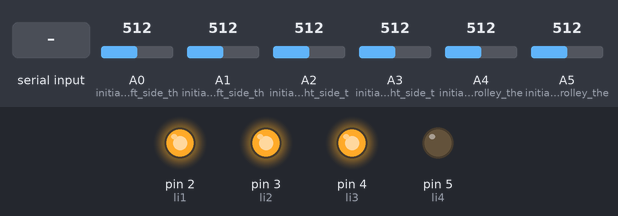
Recording of a sketch running on a simulated Arduino Mega 2560, built with avr-gcc and run on an emulated ATmega2560. On the bench: output pins drawn as LEDs (lit = HIGH). The test bench sets the inputs (shaded band); at power-on: A0 (initializing_left_side_th) = 512, A1 (initializing_left_side_th) = 512, A2 (initializing_right_side_t) = 512, A3 (initializing_right_side_t) = 512, A4 (initializing_trolley_the) = 512, A5 (initializing_trolley_the) = 512. No radio packets arrive unless stated; what the sketch prints to the serial monitor is not drawn.

Above: at 1.8 s.
1.9 s: "s" received over Serial
At 2.5 s:
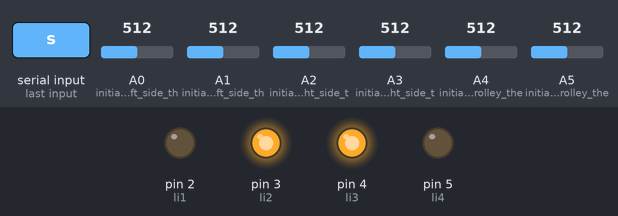
3.5 s: byte 100 ('d') received over Serial
At 5.2 s:
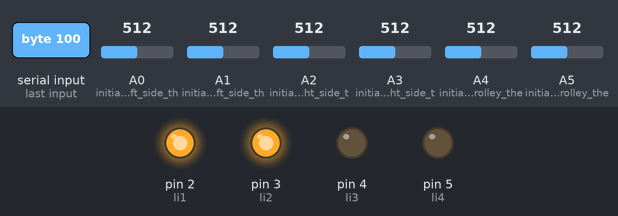
5.5 s: "b" received over Serial
At 7.1 s:
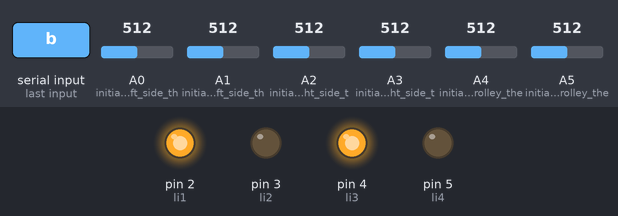
7.5 s: "w" received over Serial
At 8.8 s:
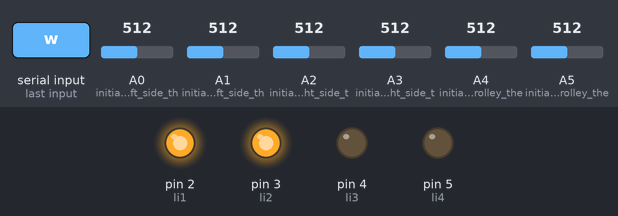
9.5 s: "x" received over Serial
At 10.5 s:
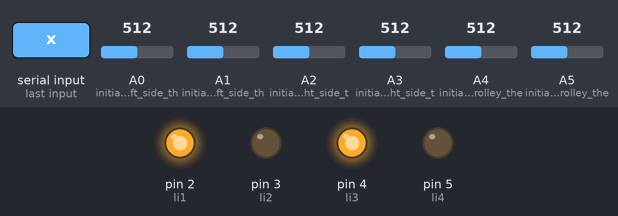
Timing chart, 0 to 12.5 s (numbered marks = the images above; inputs shaded):
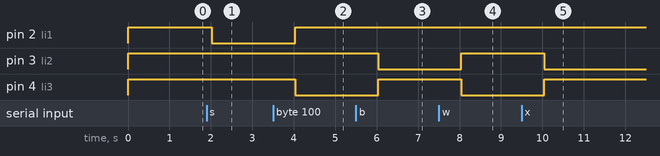

Measured:
- after the input at 1.9 s, pin 2 (li1): HIGH → LOW after 0.12 s
- after the input at 3.5 s, pin 2 (li1): LOW → HIGH after 0.53 s; pin 4 (li3): HIGH → LOW after 0.53 s
- after the input at 5.5 s, pin 3 (li2): HIGH → LOW after 0.54 s; pin 4 (li3): LOW → HIGH after 0.54 s
- after the input at 7.5 s, pin 3 (li2): LOW → HIGH after 0.54 s; pin 4 (li3): HIGH → LOW after 0.54 s
- after the input at 9.5 s, pin 3 (li2): HIGH → LOW after 0.55 s; pin 4 (li3): LOW → HIGH after 0.55 s

The sketch:

Left__Box_Code.ino
```cpp
#include <RF24Network.h> //library for the radio frequency module
#include <RF24.h> //library for the radio frequency module
#include <SPI.h>
RF24 radio(9, 10);//pin connection for recieving and sending on arduino
RF24Network network(radio);
const uint16_t this_node = 00;//node for the master
const uint16_t node01 = 01; //node for the right side
const uint16_t node02 = 02; //node for the trolley
#define li1 2 //VFD pin connection to the arduino
#define li2 3 //VFD pin connection to the arduino
#define li3 4 //VFD pin connection to the arduino
#define li4 5 //VFD pin connection to the arduino
void setup() {
 pinMode(A0,INPUT); // initializing left side the front distance sensor as input
 pinMode(A1,INPUT); // initializing left side the back distance sensor as input
 pinMode(A2,INPUT); // initializing right side the front distance sensor as input
 pinMode(A3,INPUT); // initializing right side the back distance sensor as input
 pinMode(A4,INPUT); // initializing trolley the right distance sensor as input
 pinMode(A5,INPUT); // initializing trolley the left distance sensor as input
 pinMode(li1, OUTPUT); // initializing VFD pin as outputs
  pinMode(li2, OUTPUT); // initializing VFD pin as outputs
  pinMode(li3, OUTPUT); // initializing VFD pin as outputs
  pinMode(li4, OUTPUT); // initializing VFD pin as outputs
  //===== starting the gantry when stopped=====//
 digitalWrite(li1,HIGH);
 digitalWrite(li2 ,HIGH);
 digitalWrite(li3,HIGH);
 digitalWrite(li4,LOW);
 Serial.begin(9600);
 Serial.println("Transmitter Starting ...");
 radio.begin();// initializing radio communication
  network.begin(90, this_node); // initializing network for this arduino
  radio.setDataRate(RF24_2MBPS);
}
void loop() {
network.update(); // looking if thee is new data or connection
int lf,lb,rf,rb,tr,tl;
int incomingData;
//===== reading distances from the distance sensors=====//
  int voltage1 = analogRead(A0);
  int voltage2 = analogRead(A1);
  int voltage3 = analogRead(A2);
  int voltage4 = analogRead(A3);
  int voltage5 = analogRead(A4);
  int voltage6 = analogRead(A5);
  //=====mapping the distances to the desired values =====//
  lf=map(voltage1,0,1023,0,10000);// reading left side the front distance sensor
  lb=map(voltage2,0,1023,0,10000);//reading left side the back distance sensor
  rf=map(voltage3,0,1023,0,10000);//reading right side the front distance sensor
  rb=map(voltage4,0,1023,0,10000);//reading right side the back distance sensor
  tl=map(voltage5,0,1023,0,10000);//reading trolley the right distance sensor
  tr=map(voltage6,0,1023,0,10000);//reading trolley the left distance sensor
  //=====printing the distances=====//
  Serial.print("lf: ");
  Serial.println(lf);
  Serial.print("lb: ");
  Serial.println(lb);
  Serial.print("rf: ");
  Serial.println(rf);
  Serial.print("rb: ");
  Serial.println(rb);
  Serial.print("tl: ");
  Serial.println(tl);
  Serial.print("tr: ");
  Serial.println(tr);
  delay(1000);
  /*
  if(l1<=300 or r1<=300){
   digitalWrite(li1,HIGH);
    digitalWrite(li2 ,LOW);
    digitalWrite(li3,HIGH);
    char text='b';
    RF24NetworkHeader header2(node01);
    network.write(header2, &text, sizeof(text));
   }
  else if(l2<=300 or r2<=300){
    digitalWrite(li1,HIGH);
    digitalWrite(li2 ,LOW);
    digitalWrite(li3,HIGH);
    char text='b';
    RF24NetworkHeader header2(node01);
    network.write(header2, &text, sizeof(text));
    }
  */
  //===== Receiving =====//
  /*while ( network.available() ) {
    RF24NetworkHeader header;

    network.read(header, &incomingData, sizeof(incomingData));
  }
  Serial.println(incomingData); */

  //===== Sending =====//
  char sendcommand;
  if(Serial.available()) // checking if we received any command from the serial
 {
 sendcommand=Serial.read();
if(sendcommand =='s') // moving the whole gantry REVERSE
{
    digitalWrite(li1,LOW);
    digitalWrite(li2 ,HIGH);
    digitalWrite(li3,HIGH);
    RF24NetworkHeader header2(node01);
    bool ok=network.write(header2, &sendcommand, sizeof(sendcommand));
    if (ok)
      Serial.println("ok.");
    else
      Serial.println("failed.");
}
 else if(sendcommand =='w') // moving the whole gantry FORWARD
 {
    digitalWrite(li1,HIGH);
    digitalWrite(li2,HIGH);
    digitalWrite(li3,LOW);
    RF24NetworkHeader header2(node01);
    bool ok=network.write(header2, &sendcommand, sizeof(sendcommand));
     if (ok)
      Serial.println("ok.");
    else
      Serial.println("failed.");
 }
 else if(sendcommand =='b')// // STOPPING THE WHOLE GANTRY
 {
    digitalWrite(li1,HIGH);
    digitalWrite(li2 ,LOW);
    digitalWrite(li3,HIGH);
   RF24NetworkHeader header2(node01);
  bool ok=network.write(header2, &sendcommand, sizeof(sendcommand));
   if (ok)
      Serial.println("ok.");
    else
      Serial.println("failed.");
 }else if(sendcommand =='f') //moving the right side FORWARD only
 {

    RF24NetworkHeader header2(node01);
    bool ok=network.write(header2, &sendcommand, sizeof(sendcommand));
     if (ok)
      Serial.println("ok.");
    else
      Serial.println("failed.");
 }
 else if(sendcommand =='r') //moving the right side REVERSE only
 {
    RF24NetworkHeader header2(node01);
    bool ok=network.write(header2, &sendcommand, sizeof(sendcommand));
     if (ok)
      Serial.println("ok.");
    else
      Serial.println("failed.");
 } else if(sendcommand =='p')//  STOPPING THE RIGHT SIDE ONLY
 {
    RF24NetworkHeader header2(node01);
    bool ok=network.write(header2, &sendcommand, sizeof(sendcommand));
     if (ok)
      Serial.println("ok.");
    else
      Serial.println("failed.");
 } else if(sendcommand =='a') //moving the TROLLEY FORWARD only
 {
    RF24NetworkHeader header2(node02);
    bool ok=network.write(header2, &sendcommand, sizeof(sendcommand));
    if (ok)
      Serial.println("ok.");
    else
      Serial.println("failed.");
 } else if(sendcommand =='t') //moving the TROLLEY REVERSE only
 {
    RF24NetworkHeader header2(node02);
    bool ok=network.write(header2, &sendcommand, sizeof(sendcommand));
    if (ok)
      Serial.println("ok.");
    else
      Serial.println("failed.");
 }else if(sendcommand =='o')//STOPPING THE TROLLEY
 {
    RF24NetworkHeader header2(node02);
    bool ok=network.write(header2, &sendcommand, sizeof(sendcommand));
    if (ok)
      Serial.println("ok.");
    else
      Serial.println("failed.");
 }
 else if(sendcommand =='x')// stopping the left side
{
    digitalWrite(li1,HIGH);
    digitalWrite(li2 ,LOW);
    digitalWrite(li3,HIGH);

}
 else if(sendcommand =='d')//moving the left side FORWARD
 {
    digitalWrite(li1,HIGH);
    digitalWrite(li2,HIGH);
    digitalWrite(li3,LOW);
 }
 else if(sendcommand =='e')//moving the left side Reverse
 {
    digitalWrite(li1,LOW);
    digitalWrite(li2 ,HIGH);
    digitalWrite(li3,HIGH);
 }
}
}
```
